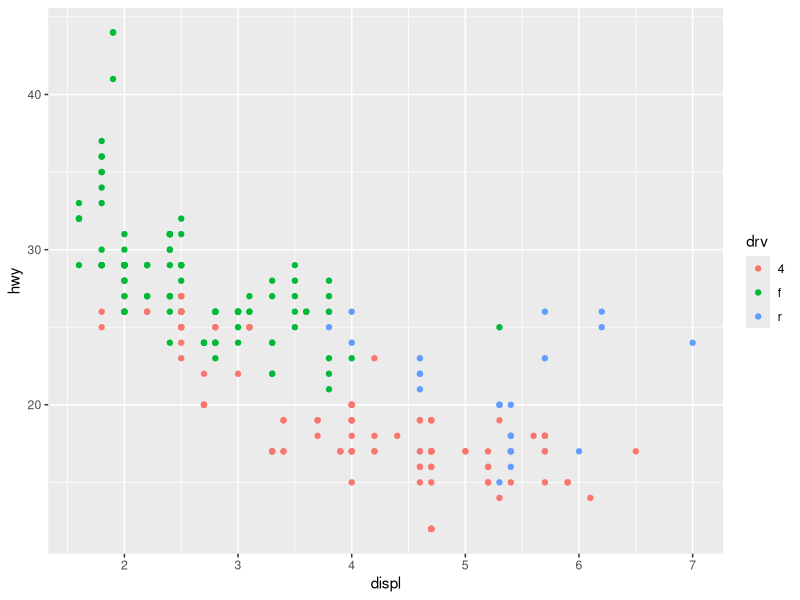
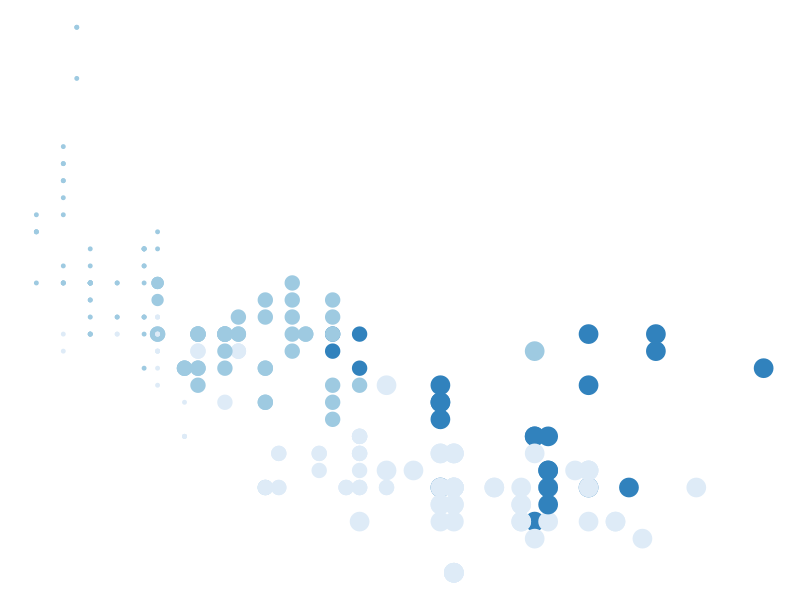
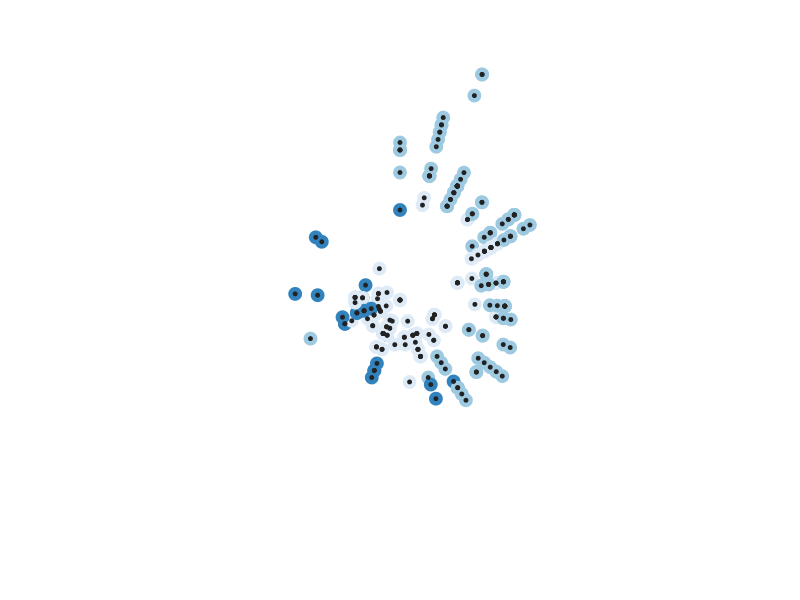
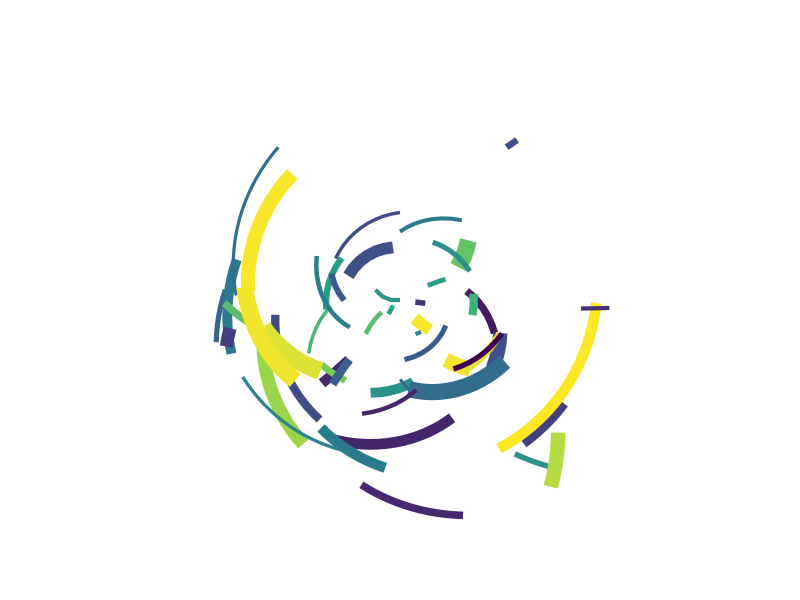
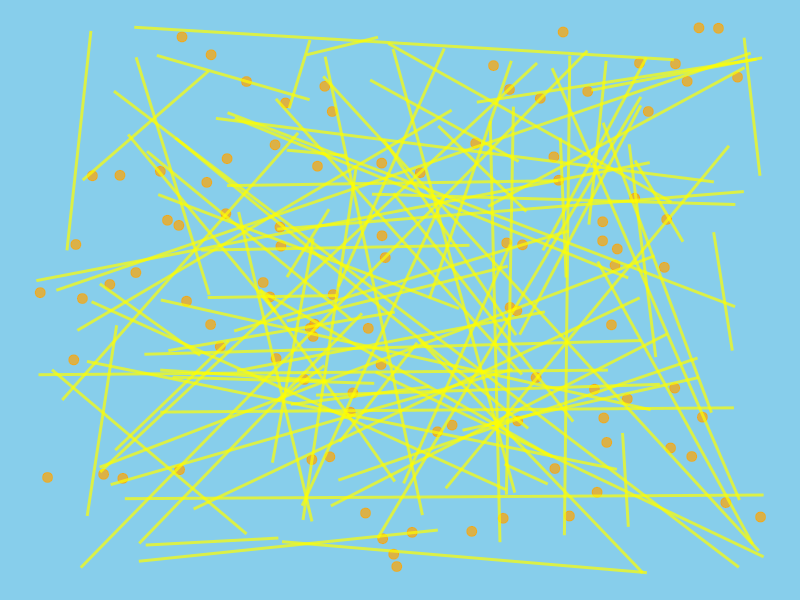
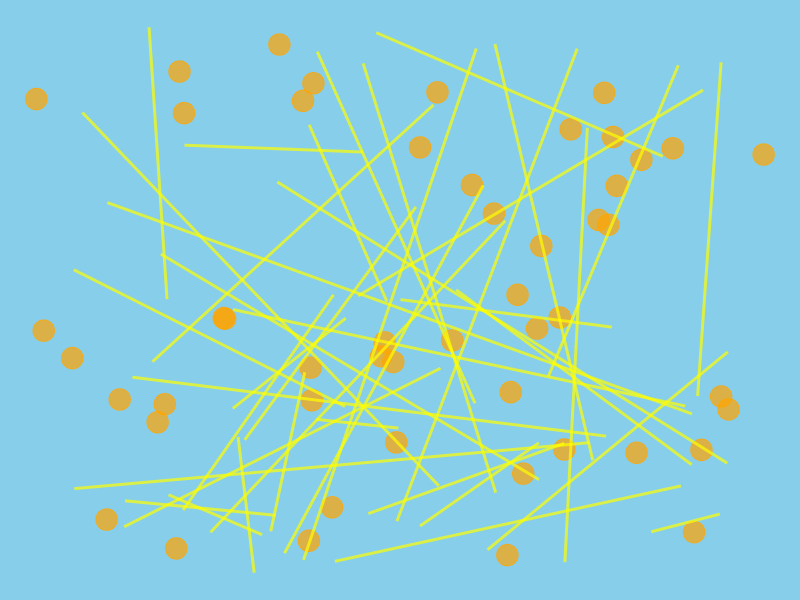
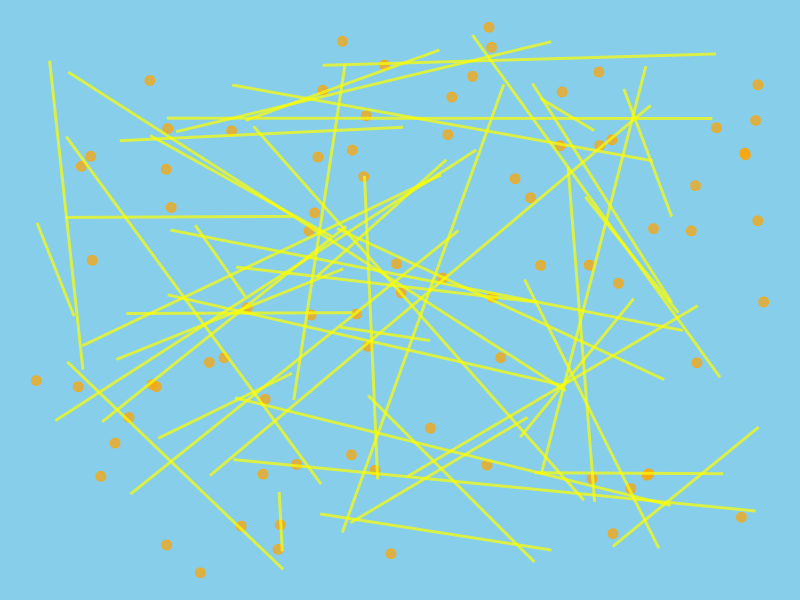
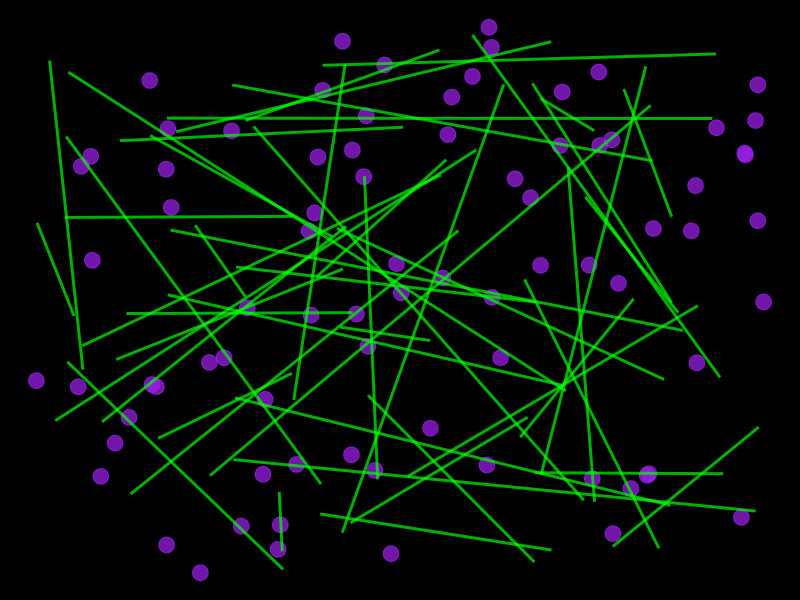

Generate these figures, in order, with R:
## ---- chunk 1
library(ggplot2)
library(tibble)
## ---- chunk 2
mpg |>
  ggplot(aes(displ, hwy, colour = drv)) + 
  geom_point()
## ---- chunk 3
mpg |>
  ggplot(aes(displ, hwy, colour = drv, size = cyl)) + 
  geom_point(show.legend = FALSE) + 
  theme_void() + 
  scale_color_brewer()
## ---- chunk 4
mpg |>
  ggplot(aes(displ, hwy, colour = drv)) + 
  geom_point(show.legend = FALSE, size = 4) + 
  geom_point(show.legend = FALSE, size = 1, colour = "#222222") + 
  coord_polar() + 
  theme_void() + 
  scale_color_brewer()
## ---- chunk 5
set.seed(1)
n <- 50
dat <- tibble(
  x0 = runif(n),
  y0 = runif(n),
  x1 = x0 + runif(n, min = -.2, max = .2),
  y1 = y0 + runif(n, min = -.2, max = .2),
  shade = runif(n), 
  size = runif(n)
)
dat
## ---- chunk 6
dat |> 
  ggplot(aes(
    x = x0,
    y = y0,
    xend = x1,
    yend = y1,
    colour = shade,
    linewidth = size
  )) +
  geom_segment(show.legend = FALSE) +
  coord_polar() +
  scale_y_continuous(expand = c(0, 0)) +
  scale_x_continuous(expand = c(0, 0)) + 
  scale_color_viridis_c() + 
  scale_size(range = c(0, 10)) + 
  theme_void()
## ---- chunk 7
 create_art <- function(num_circles = 20, num_lines = 20, circle_col = "blue", circle_border = "white", circle_shape = 21, circle_size = 3, line_col = "red", line_size = 1, background_col = "black", seed = 1) {

  # Set seed for reproducibility
  set.seed(seed)
  
  # Generate random data for circles
  circles <- data.frame(
    x = runif(num_circles),
    y = runif(num_circles),
    r = runif(num_circles, 0.01, 0.05)
  )
  
  # Generate random data for lines
  lines <- data.frame(
    x1 = runif(num_lines),
    y1 = runif(num_lines),
    x2 = runif(num_lines),
    y2 = runif(num_lines)
  )
  
  # Create the plot
  p <- ggplot() +
    # Add circles
    geom_point(data = circles, aes(x = x, y = y), shape = circle_shape, size = circle_size, fill = circle_col, color = circle_border, alpha = 0.7) +
    # Add lines
    geom_segment(data = lines, aes(x = x1, y = y1, xend = x2, yend = y2), color = line_col, size = line_size, alpha = 0.7) +
    # Customize the theme
    theme_void() +
    theme(
      panel.background = element_rect(fill = background_col, color = background_col)
    )
  
  # Display the plot
  return(p)
  
}
## ---- chunk 8
create_art(num_circles = 100, num_lines = 100, circle_col = "orange", circle_border = "orange", circle_shape = 21, circle_size = 3, line_col = "yellow", line_size = 1, background_col = "skyblue", seed = 1)

create_art(num_circles = 50, num_lines = 40, circle_col = "orange", circle_border = "orange", circle_shape = 21, circle_size = 7, line_col = "yellow", line_size = 1, background_col = "skyblue", seed = 1)

create_art(num_circles = 80, num_lines = 50, circle_col = "orange", circle_border = "orange", circle_shape = 21, circle_size = 3, line_col = "yellow", line_size = 1, background_col = "skyblue", seed = 7)
## ---- chunk 9
create_art(num_circles = 80, num_lines = 50, circle_col = "purple", circle_border = "purple", circle_shape = 21, circle_size = 5, line_col = "green", line_size = 1, background_col = "black", seed = 7)
